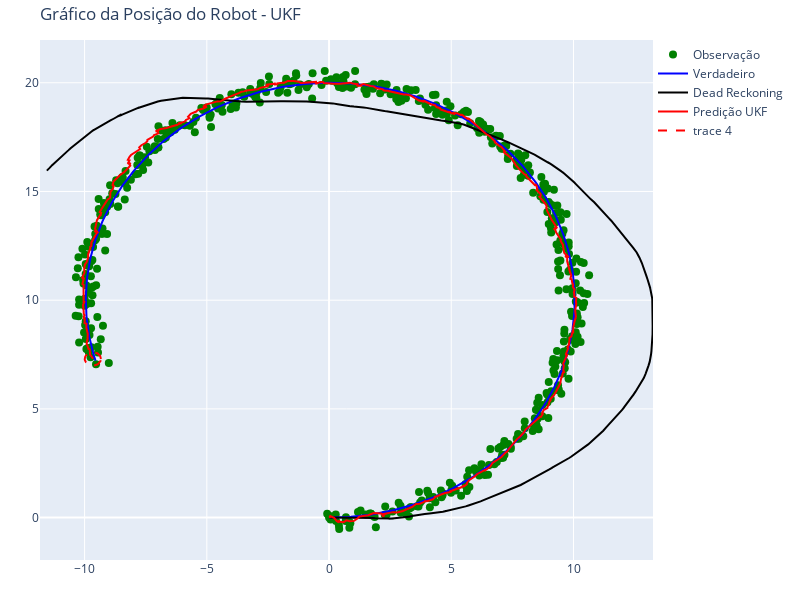

Notebook code cell kept with this figure:
### Code cell
#def main_ukf():
print('Simulação do Filtro UKF ...')

nx = 4  # State Vector [x y yaw v]'

xEst_ukf = np.zeros((nx, 1))
xTrue_ukf = np.zeros((nx, 1))
PEst_ukf = np.eye(nx)

wm, wc, gamma = setup_ukf(nx)

xDR_ukf = np.zeros((nx, 1))  # Dead reckoning

# history
hxEst_ukf = xEst_ukf
hxTrue_ukf = xTrue_ukf
hxDR_ukf = xTrue_ukf
hz_ukf = np.zeros((2,1))

time = 0.0

fig = plt.figure()
fig.show()
SIM_TIME=50.0
while SIM_TIME >= time:
    time += delta_t
    u = input()

    xTrue_ukf, z, xDR_ukf, ud = observation(xTrue_ukf, xDR_ukf, u)
    z = z.T

    xEst_ukf, PEst_ukf = ukf_estimation(xEst_ukf, PEst_ukf, z, ud, wm, wc, gamma)
    #print(xEst)
    #print(PEst)

    # store data history
    hxEst_ukf = np.hstack((hxEst_ukf, xEst_ukf))
    hxDR_ukf = np.hstack((hxDR_ukf, xDR_ukf))
    hxTrue_ukf = np.hstack((hxTrue_ukf, xTrue_ukf))
    #print("hz_ukf", hz_ukf)
    hz_ukf = np.hstack((hz_ukf, z))

# Elipse de Covariância
px, py = plot_covariance_ellipse(xEst_ukf, PEst_ukf)
ellipse_trace_ukf = (go.Scatter(x=px, y=py, mode='lines', line=dict(color='red', dash='dash')))

# Criar Traços
trace_observation_ukf = go.Scatter(x=hz_ukf[0, :], y=hz_ukf[1, :], mode='markers', name='Observação', marker=dict(color='green', size=8))
trace_true_ukf = go.Scatter(x=hxTrue_ukf[0, :].flatten(), y=hxTrue_ukf[1, :].flatten(), mode='lines', name='Verdadeiro', line=dict(color='blue'))
trace_dead_reckoning_ukf = go.Scatter(x=hxDR_ukf[0, :].flatten(), y=hxDR_ukf[1, :].flatten(), mode='lines', name='Dead Reckoning', line=dict(color='black'))
trace_ukf_prediction_ukf = go.Scatter(x=hxEst_ukf[0, :].flatten(), y=hxEst_ukf[1, :].flatten(), mode='lines', name='Predição UKF', line=dict(color='red'))

# Lista de Traços do Gráfico
data = [trace_observation_ukf, trace_true_ukf, trace_dead_reckoning_ukf, trace_ukf_prediction_ukf, ellipse_trace_ukf]

# Configurar o Layout
layout = go.Layout(
    title='Gráfico da Posição do Robot - UKF',
    legend=dict(x=1, y=1),
    autosize=False,
    width=800,
    height=600,
    margin=dict(l=40, r=40, b=40, t=40)
)

# Criar figura
fig = go.Figure(data=data, layout=layout)

fig.show()

filename = f'ukf{int(ceil(time * 10))}.jpeg'
fig.write_image(filename)

comment = """
        # Criar Traços
        trace_observation = go.Scatter(x=hz[0, :], y=hz[1, :], mode='markers', name='Observação', marker=dict(color='green', size=8))
        trace_true = go.Scatter(x=hxTrue[0, :].flatten(), y=hxTrue[1, :].flatten(), mode='lines', name='Verdadeiro', line=dict(color='blue'))
        trace_dead_reckoning = go.Scatter(x=hxDR[0, :].flatten(), y=hxDR[1, :].flatten(), mode='lines', name='Dead Reckoning', line=dict(color='black'))
        trace_ukf_prediction = go.Scatter(x=hxEst[0, :].flatten(), y=hxEst[1, :].flatten(), mode='lines', name='Predição UKF', line=dict(color='red'))

        # Lista de Traços do Gráfico
        data = [trace_observation, trace_true, trace_dead_reckoning, trace_ukf_prediction]

        # Configurar o Layout
        layout = go.Layout(
            title='Gráfico da Posição do Robot - UKF',
            legend=dict(x=1, y=1),
            autosize=False,
            width=800,
            height=600,
            margin=dict(l=40, r=40, b=40, t=40)
        )

        # Criar figura
        fig = go.Figure(data=data, layout=layout)

        # Frames EKF
        if not os.path.exists('frames_ukf'):
            os.makedirs('frames_ukf')

        filename = f'frames_ukf/{int(ceil(time * 10))}.jpeg'
        fig.write_image(filename)


    # Fazer uma Animação em GIF
    images = []
    filenames = os.listdir('frames_ukf')
    filenames.sort(key=lambda x: int(x.split('.')[0]))
    for filename in filenames:
        images.append(imageio.imread(f'frames_ukf/{filename}'))
    imageio.mimsave('ukf.gif', images, duration=0.1)"""

### Figure 1 — Plotly figure (JSON) as saved in the notebook; plotly's stock layout.template omitted (floating-point values rounded to 4 significant figures; data arrays with more than 128 entries replaced by an {"elided": "..."} marker saying what was removed)
{"data": [{"marker": {"color": "green", "size": 8}, "mode": "markers", "name": "Observação", "type": "scatter", "x": {"elided": "501 float values"}, "y": {"elided": "501 float values"}}, {"line": {"color": "blue"}, "mode": "lines", "name": "Verdadeiro", "type": "scatter", "x": {"elided": "501 float values"}, "y": {"elided": "501 float values"}}, {"line": {"color": "black"}, "mode": "lines", "name": "Dead Reckoning", "type": "scatter", "x": {"elided": "501 float values"}, "y": {"elided": "501 float values"}}, {"line": {"color": "red"}, "mode": "lines", "name": "Predição UKF", "type": "scatter", "x": {"elided": "501 float values"}, "y": {"elided": "501 float values"}}, {"line": {"color": "red", "dash": "dash"}, "mode": "lines", "type": "scatter", "x": [-9.332, -9.334, -9.339, -9.347, -9.359, -9.373, -9.39, -9.41, -9.433, -9.458, -9.485, -9.514, -9.544, -9.575, -9.608, -9.641, -9.674, -9.707, -9.739, -9.771, -9.802, -9.831, -9.859, -9.885, -9.908, -9.929, -9.948, -9.963, -9.976, -9.985, -9.992, -9.995, -9.994, -9.991, -9.984, -9.974, -9.96, -9.944, -9.925, -9.904, -9.88, -9.853, -9.825, -9.796, -9.765, -9.733, -9.7, -9.667, -9.634, -9.601, -9.569, -9.538, -9.508, -9.479, -9.453, -9.428, -9.406, -9.387, -9.37, -9.356, -9.345, -9.338, -9.333, -9.332], "y": [7.299, 7.329, 7.36, 7.39, 7.419, 7.446, 7.473, 7.497, 7.52, 7.54, 7.558, 7.573, 7.586, 7.595, 7.602, 7.606, 7.606, 7.604, 7.598, 7.59, 7.578, 7.564, 7.547, 7.528, 7.506, 7.482, 7.456, 7.429, 7.401, 7.371, 7.341, 7.31, 7.279, 7.249, 7.219, 7.189, 7.161, 7.134, 7.109, 7.085, 7.064, 7.045, 7.029, 7.015, 7.004, 6.996, 6.991, 6.99, 6.991, 6.995, 7.002, 7.013, 7.026, 7.042, 7.06, 7.081, 7.104, 7.129, 7.155, 7.183, 7.212, 7.242, 7.273, 7.304]}], "layout": {"autosize": false, "height": 600, "legend": {"x": 1, "y": 1}, "margin": {"b": 40, "l": 40, "r": 40, "t": 40}, "title": {"text": "Gráfico da Posição do Robot - UKF"}, "width": 800}}
